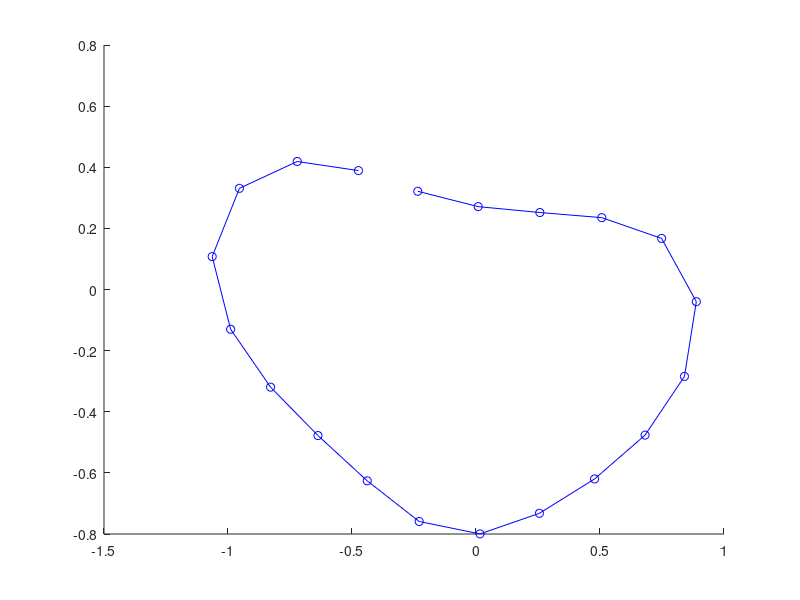
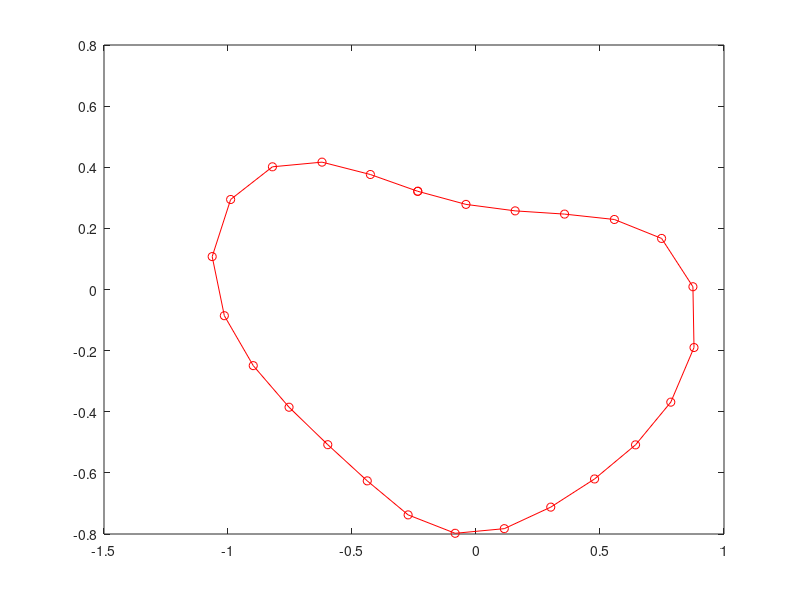
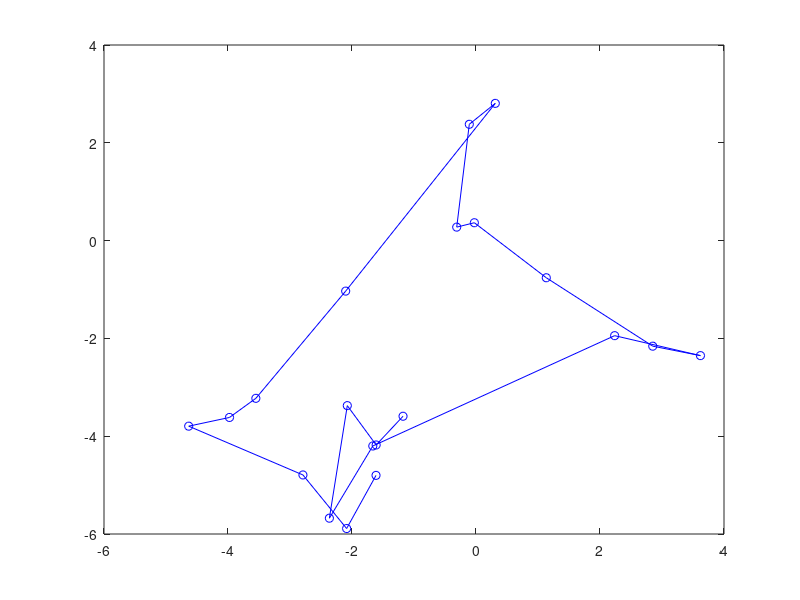
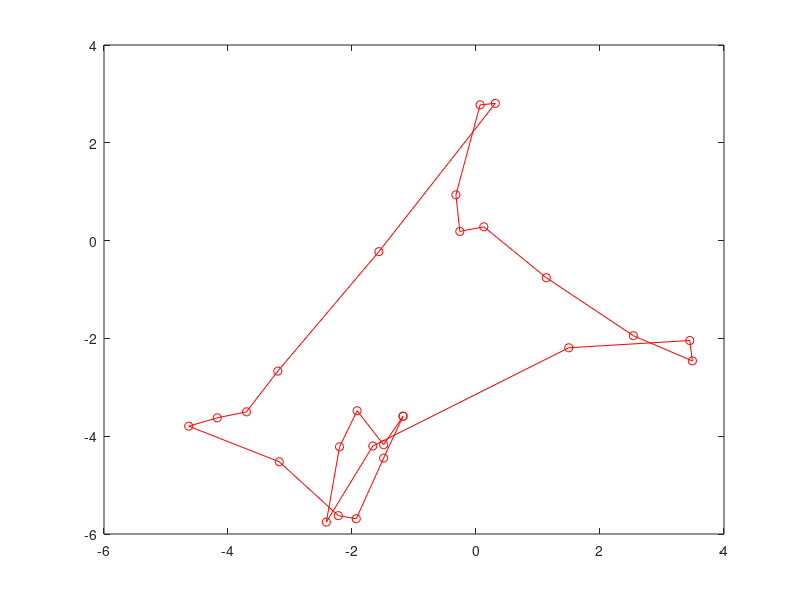

Write MATLAB code to recreate these figures, in order.
close all ; clear all;
neutralVelocity= [ -1.176900e+00 -3.591774e+00 0.000000e+00  
  -1.610461e+00 -4.179389e+00 0.000000e+00  
  -2.075797e+00 -3.374716e+00 0.000000e+00  
  -2.364978e+00 -5.676658e+00 0.000000e+00  
  -1.664648e+00 -4.199971e+00 0.000000e+00  
  2.236102e+00  -1.943956e+00 0.000000e+00  
  3.620080e+00  -2.352053e+00 0.000000e+00  
  2.850947e+00  -2.158922e+00 0.000000e+00  
  1.133590e+00  -7.596763e-01 0.000000e+00  
  -2.664444e-02 3.653542e-01  0.000000e+00  
  -3.109751e-01 2.757800e-01  0.000000e+00  
  -1.082208e-01 2.378505e+00  0.000000e+00  
  3.112534e-01  2.806665e+00  0.000000e+00  
  -2.101989e+00 -1.032846e+00 0.000000e+00  
  -3.550708e+00 -3.225450e+00 0.000000e+00  
  -3.976221e+00 -3.616630e+00 0.000000e+00  
  -4.634025e+00 -3.794638e+00 0.000000e+00  
  -2.791319e+00 -4.792476e+00 0.000000e+00  
  -2.086606e+00 -5.888022e+00 0.000000e+00  
  -1.612526e+00 -4.801061e+00 0.000000e+00   ];

neutralPosition= [ -2.348479e-01 3.213607e-01  0.000000e+00  
  8.805034e-03  2.711494e-01  0.000000e+00  
  2.575744e-01  2.518778e-01  0.000000e+00  
  5.072549e-01  2.351076e-01  0.000000e+00  
  7.483058e-01  1.671160e-01  0.000000e+00  
  8.884268e-01  -3.980434e-02 0.000000e+00  
  8.405077e-01  -2.844194e-01 0.000000e+00  
  6.817039e-01  -4.764352e-01 0.000000e+00  
  4.780811e-01  -6.199381e-01 0.000000e+00  
  2.557286e-01  -7.322669e-01 0.000000e+00  
  1.610054e-02  -7.996980e-01 0.000000e+00  
  -2.290329e-01 -7.590335e-01 0.000000e+00  
  -4.385007e-01 -6.261304e-01 0.000000e+00  
  -6.371951e-01 -4.778528e-01 0.000000e+00  
  -8.282785e-01 -3.195227e-01 0.000000e+00  
  -9.894361e-01 -1.300038e-01 0.000000e+00  
  -1.063784e+00 1.076763e-01  0.000000e+00  
  -9.539164e-01 3.310717e-01  0.000000e+00  
  -7.208894e-01 4.188859e-01  0.000000e+00  
  -4.739907e-01 3.890564e-01  0.000000e+00   ];

neutralAngle = [ 0.000000e+00  0.000000e+00  -2.027710e-01 
  0.000000e+00  0.000000e+00  -7.830981e-02 
  0.000000e+00  0.000000e+00  -6.897216e-02 
  0.000000e+00  0.000000e+00  -2.791295e-01 
  0.000000e+00  0.000000e+00  -9.763470e-01 
  0.000000e+00  0.000000e+00  -1.761778e+00 
  0.000000e+00  0.000000e+00  -2.259804e+00 
  0.000000e+00  0.000000e+00  -2.526652e+00 
  0.000000e+00  0.000000e+00  -2.674221e+00 
  0.000000e+00  0.000000e+00  -2.869378e+00 
  0.000000e+00  0.000000e+00  -3.305670e+00 
  0.000000e+00  0.000000e+00  -3.704220e+00 
  0.000000e+00  0.000000e+00  -3.782464e+00 
  0.000000e+00  0.000000e+00  -3.834587e+00 
  0.000000e+00  0.000000e+00  -4.009659e+00 
  0.000000e+00  0.000000e+00  -4.412284e+00 
  0.000000e+00  0.000000e+00  -5.169409e+00 
  0.000000e+00  0.000000e+00  -5.920461e+00 
  0.000000e+00  0.000000e+00  -6.400619e+00 
  0.000000e+00  0.000000e+00  -6.557072e+00  ];

neutralDotAngle = [ 0.000000e+00  0.000000e+00  -2.575810e+00 
  0.000000e+00  0.000000e+00  2.910422e+00  
  0.000000e+00  0.000000e+00  -9.023103e+00 
  0.000000e+00  0.000000e+00  6.421776e+00  
  0.000000e+00  0.000000e+00  1.777086e+01  
  0.000000e+00  0.000000e+00  5.792178e+00  
  0.000000e+00  0.000000e+00  -2.823535e+00 
  0.000000e+00  0.000000e+00  -8.472730e+00 
  0.000000e+00  0.000000e+00  -6.087105e+00 
  0.000000e+00  0.000000e+00  -9.875960e-02 
  0.000000e+00  0.000000e+00  -8.386060e+00 
  0.000000e+00  0.000000e+00  -2.259341e+00 
  0.000000e+00  0.000000e+00  1.801460e+01  
  0.000000e+00  0.000000e+00  1.054472e+01  
  0.000000e+00  0.000000e+00  2.406878e+00  
  0.000000e+00  0.000000e+00  2.638090e+00  
  0.000000e+00  0.000000e+00  -8.296259e+00 
  0.000000e+00  0.000000e+00  -5.045605e+00 
  0.000000e+00  0.000000e+00  4.465409e+00  
  0.000000e+00  0.000000e+00  5.063028e+00   ];


velocityCurve = [ -1.176900e+00 -3.591774e+00 0.000000e+00  
  -1.490445e+00 -4.174790e+00 0.000000e+00  
  -1.917910e+00 -3.480154e+00 0.000000e+00  
  -2.201170e+00 -4.216964e+00 0.000000e+00  
  -2.414191e+00 -5.755418e+00 0.000000e+00  
  -1.664648e+00 -4.199971e+00 0.000000e+00  
  1.495915e+00  -2.191565e+00 0.000000e+00  
  3.448033e+00  -2.043323e+00 0.000000e+00  
  3.489876e+00  -2.460651e+00 0.000000e+00  
  2.537841e+00  -1.945218e+00 0.000000e+00  
  1.133590e+00  -7.596763e-01 0.000000e+00  
  1.256257e-01  2.823446e-01  0.000000e+00  
  -2.613338e-01 1.880575e-01  0.000000e+00  
  -3.243355e-01 9.362655e-01  0.000000e+00  
  6.584783e-02  2.775949e+00  0.000000e+00  
  3.112534e-01  2.806665e+00  0.000000e+00  
  -1.566583e+00 -2.256584e-01 0.000000e+00  
  -3.196938e+00 -2.668932e+00 0.000000e+00  
  -3.702481e+00 -3.501263e+00 0.000000e+00  
  -4.174023e+00 -3.625072e+00 0.000000e+00  
  -4.634025e+00 -3.794638e+00 0.000000e+00  
  -3.173577e+00 -4.523676e+00 0.000000e+00  
  -2.221118e+00 -5.625072e+00 0.000000e+00  
  -1.931836e+00 -5.688357e+00 0.000000e+00  
  -1.489893e+00 -4.446716e+00 0.000000e+00  
  -1.176900e+00 -3.591774e+00 0.000000e+00   ];

positionCurve = [ -2.348479e-01 3.213607e-01  0.000000e+00  
  -4.049250e-02 2.784923e-01  0.000000e+00  
  1.579096e-01  2.572849e-01  0.000000e+00  
  3.569887e-01  2.467065e-01  0.000000e+00  
  5.579673e-01  2.291016e-01  0.000000e+00  
  7.483058e-01  1.671160e-01  0.000000e+00  
  8.746833e-01  9.071921e-03  0.000000e+00  
  8.790337e-01  -1.898139e-01 0.000000e+00  
  7.854643e-01  -3.685919e-01 0.000000e+00  
  6.433049e-01  -5.083017e-01 0.000000e+00  
  4.780811e-01  -6.199381e-01 0.000000e+00  
  3.014999e-01  -7.120532e-01 0.000000e+00  
  1.141229e-01  -7.825111e-01 0.000000e+00  
  -8.402769e-02 -7.976720e-01 0.000000e+00  
  -2.737246e-01 -7.374312e-01 0.000000e+00  
  -4.385007e-01 -6.261304e-01 0.000000e+00  
  -5.976901e-01 -5.077641e-01 0.000000e+00  
  -7.538316e-01 -3.852124e-01 0.000000e+00  
  -8.982089e-01 -2.491008e-01 0.000000e+00  
  -1.014773e+00 -8.571479e-02 0.000000e+00  
  -1.063784e+00 1.076763e-01  0.000000e+00  
  -9.894062e-01 2.945308e-01  0.000000e+00  
  -8.208218e-01 4.014934e-01  0.000000e+00  
  -6.209222e-01 4.167310e-01  0.000000e+00  
  -4.258703e-01 3.762603e-01  0.000000e+00  
  -2.348479e-01 3.213607e-01  0.000000e+00   ];

angleCurve = [ 0.000000e+00  0.000000e+00  -3.398595e+00 
  0.000000e+00  0.000000e+00  4.910025e-01  
  0.000000e+00  0.000000e+00  -1.599499e-01 
  0.000000e+00  0.000000e+00  -9.670254e-02 
  0.000000e+00  0.000000e+00  -1.405841e-01 
  0.000000e+00  0.000000e+00  -5.933209e-01 
  0.000000e+00  0.000000e+00  -1.222939e+00 
  0.000000e+00  0.000000e+00  -1.826777e+00 
  0.000000e+00  0.000000e+00  -2.222814e+00 
  0.000000e+00  0.000000e+00  -2.463915e+00 
  0.000000e+00  0.000000e+00  -2.607729e+00 
  0.000000e+00  0.000000e+00  -2.715419e+00 
  0.000000e+00  0.000000e+00  -2.903031e+00 
  0.000000e+00  0.000000e+00  -3.256761e+00 
  0.000000e+00  0.000000e+00  -3.614824e+00 
  0.000000e+00  0.000000e+00  -3.770500e+00 
  0.000000e+00  0.000000e+00  -3.789503e+00 
  0.000000e+00  0.000000e+00  -3.845299e+00 
  0.000000e+00  0.000000e+00  -3.984352e+00 
  0.000000e+00  0.000000e+00  -4.256695e+00 
  0.000000e+00  0.000000e+00  -4.751076e+00 
  0.000000e+00  0.000000e+00  -5.441309e+00 
  0.000000e+00  0.000000e+00  -5.950151e+00 
  0.000000e+00  0.000000e+00  -6.278564e+00 
  0.000000e+00  0.000000e+00  -7.193066e+00 
  0.000000e+00  0.000000e+00  -3.398595e+00  ];

dotAngleCurve =  [ 0.000000e+00  0.000000e+00  1.361447e-01  
  0.000000e+00  0.000000e+00  -8.727503e-01 
  0.000000e+00  0.000000e+00  2.196864e+00  
  0.000000e+00  0.000000e+00  -8.617366e+00 
  0.000000e+00  0.000000e+00  -1.003140e-01 
  0.000000e+00  0.000000e+00  1.503586e+01  
  0.000000e+00  0.000000e+00  1.565102e+01  
  0.000000e+00  0.000000e+00  4.547116e+00  
  0.000000e+00  0.000000e+00  -2.153307e+00 
  0.000000e+00  0.000000e+00  -7.292300e+00 
  0.000000e+00  0.000000e+00  -8.541239e+00 
  0.000000e+00  0.000000e+00  -3.562890e+00 
  0.000000e+00  0.000000e+00  -4.490713e-01 
  0.000000e+00  0.000000e+00  -7.695162e+00 
  0.000000e+00  0.000000e+00  -6.781753e+00 
  0.000000e+00  0.000000e+00  9.260915e+00  
  0.000000e+00  0.000000e+00  1.845164e+01  
  0.000000e+00  0.000000e+00  9.233333e+00  
  0.000000e+00  0.000000e+00  2.596489e+00  
  0.000000e+00  0.000000e+00  3.423367e+00  
  0.000000e+00  0.000000e+00  -2.769885e+00 
  0.000000e+00  0.000000e+00  -9.159138e+00 
  0.000000e+00  0.000000e+00  -4.077299e+00 
  0.000000e+00  0.000000e+00  3.711410e+00  
  0.000000e+00  0.000000e+00  6.468825e+00  
  0.000000e+00  0.000000e+00  1.361447e-01   ];

hold on;


plot(neutralPosition(:,1),neutralPosition(:,2), '-bo')
figure(2)
plot(positionCurve(:,1),positionCurve(:,2),'-ro');

figure(3);
plot(neutralVelocity(:,1),neutralVelocity(:,2),'-bo')
figure(4);
plot(velocityCurve(:,1),velocityCurve(:,2), '-ro');


figure(5);
%polar(neutralAngle(:,3),5*ones(size(neutralAngle,1),1),'-bo')
plot(neutralAngle(:,3),'-bo')
figure(6);
%polar(angleCurve(:,3), 5*ones(size(angleCurve,1),1), '-ro');
plot(angleCurve(:,3), '-ro');
% 
figure(7);
polar(neutralDotAngle(:,3),5*ones(size(neutralDotAngle,1),1),'-bo')
figure(8)
polar(dotAngleCurve(:,3), 5*ones(size(dotAngleCurve,1),1), '-ro');


